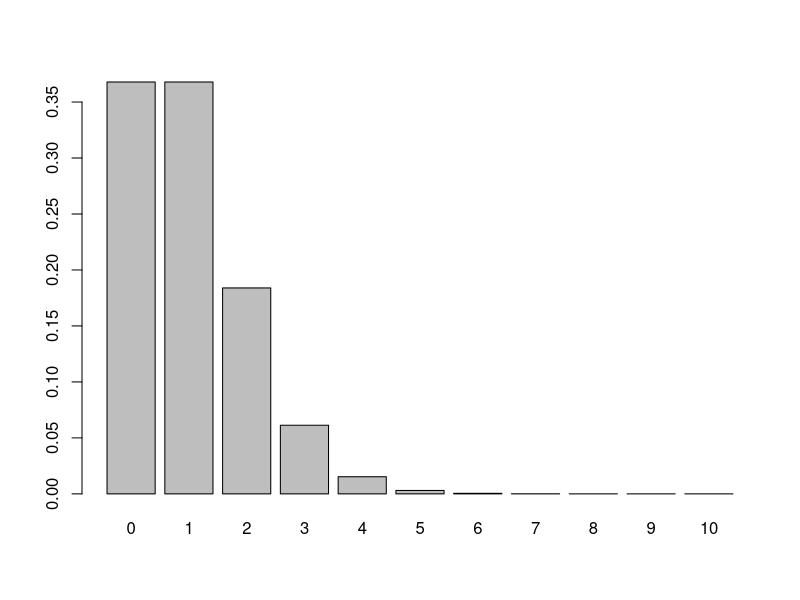
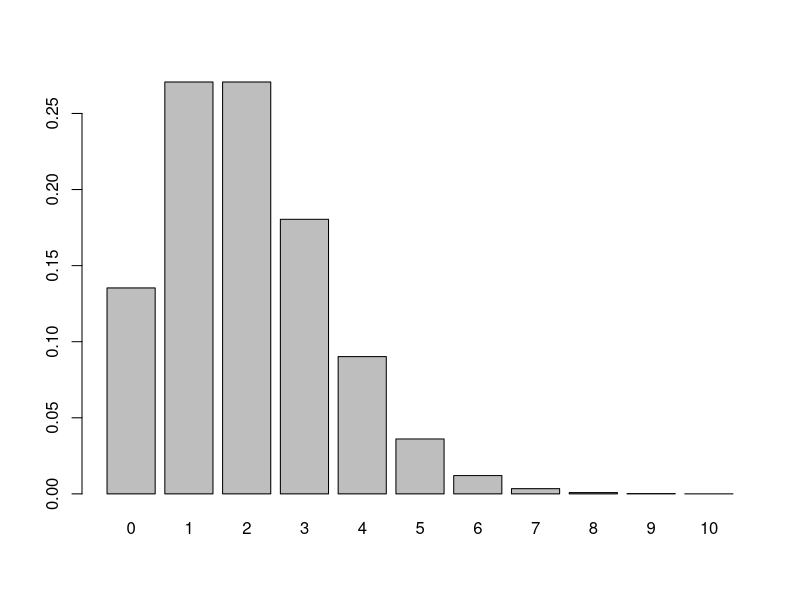
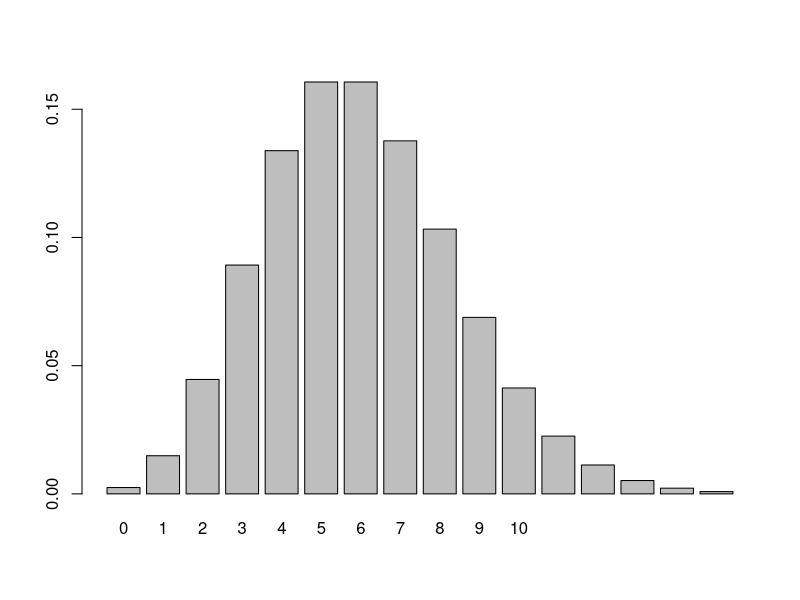
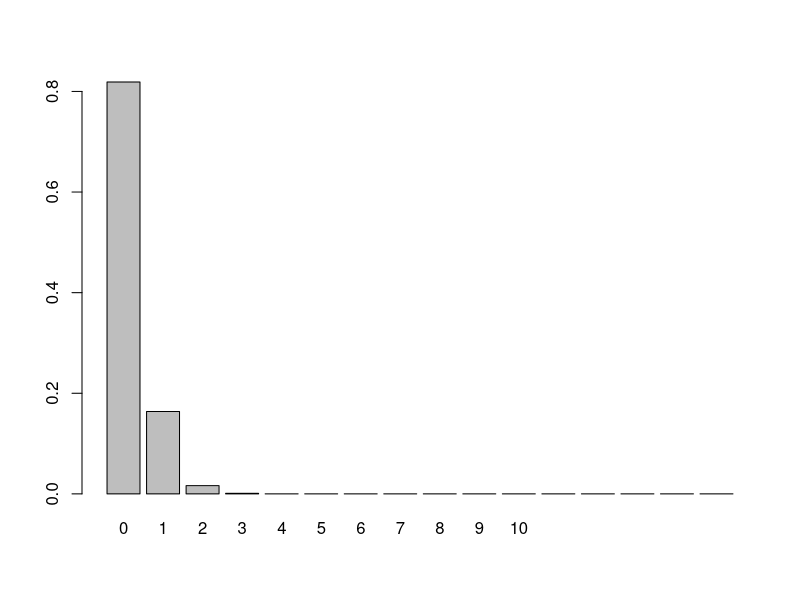
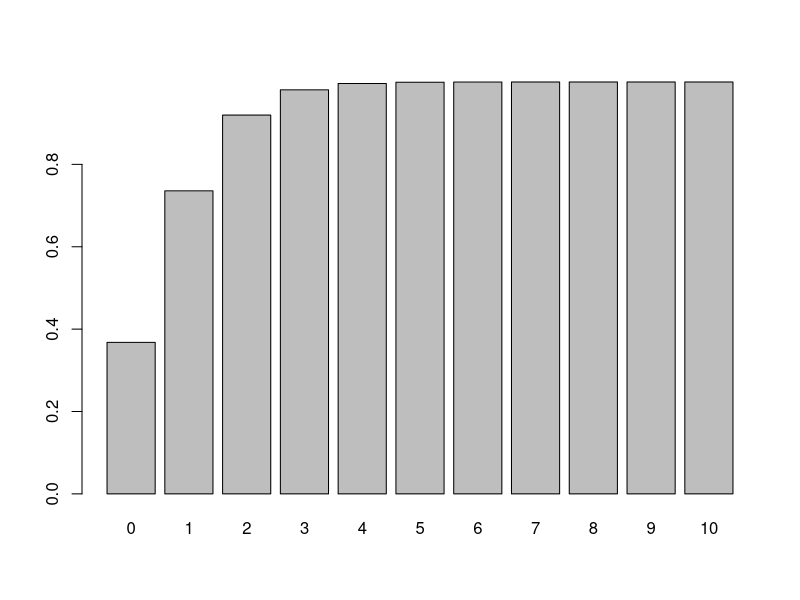
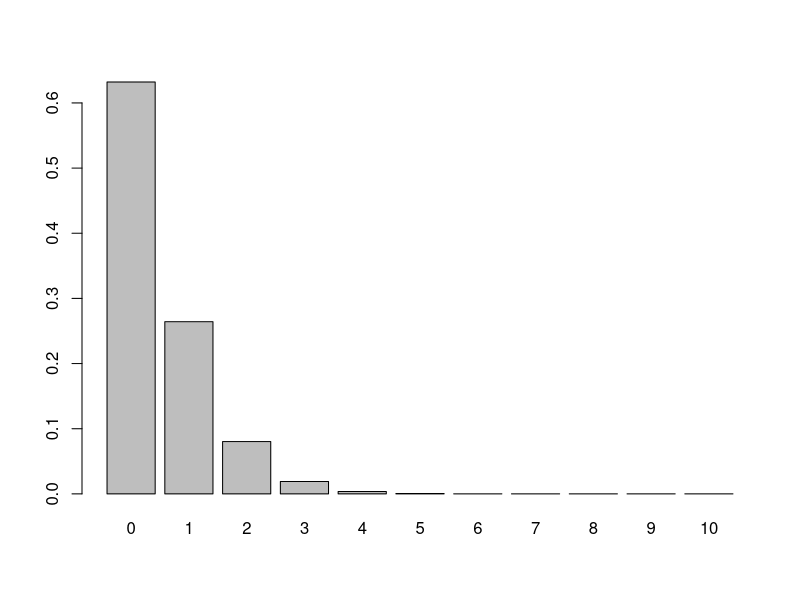
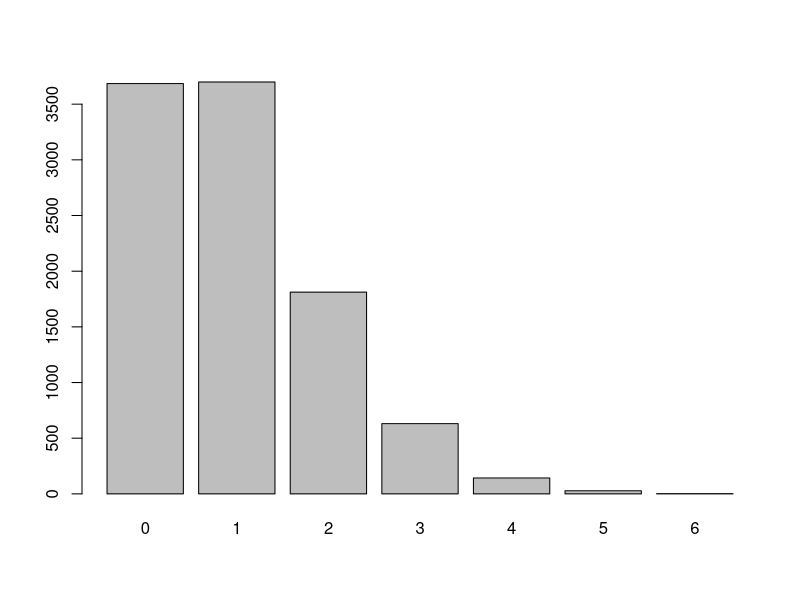
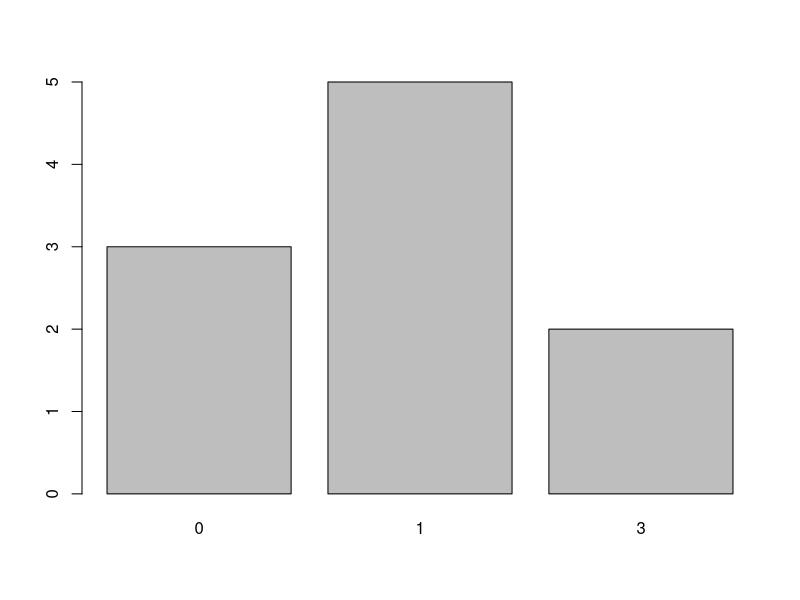

Write the R code that produced these figures, in order.
# Discrete Probability distributions and generating functions
# 18 March 2016
# NJG

#-------------------------------------------------
# Poisson distribution
# Discrete X >= 0
# Random events with a constant rate lambda
# (observations per time or per unit area)
# Parameter lambda > 0

# "d" function generates probability density

MyVec <- dpois(x=seq(0,10),lambda=1)
names(MyVec) <- seq(0,10)
barplot(height=MyVec)

MyVec <- dpois(x=seq(0,10),lambda=2)
names(MyVec) <- seq(0,10)
barplot(height=MyVec)

MyVec <- dpois(x=seq(0,15),lambda=6)
names(MyVec) <- seq(0,10)
barplot(height=MyVec)

MyVec <- dpois(x=seq(0,15),lambda=0.2)
names(MyVec) <- seq(0,10)
barplot(height=MyVec)


sum(MyVec)  # sum of density function = 1.0 (total area under curve)

# for a Poisson distribution with lambda=2, 
# what is the probability that a single draw will yield X=0?

dpois(x=0,lambda=2)

# "p" function generates cumulative probability density; gives the 
# "lower tail" cumulative area of the distribution

MyVec <- ppois(q=seq(0,10),lambda=1)
names(MyVec) <- seq(0,10)
barplot(height=MyVec)

# for a Poisson distribution with lambda=2, 
# what is the probability that a single random draw will yield X <= 1?

ppois(q=1, lambda=2)

# to generate the "upper tail", use lower.tail=FALSE
# important: lower tail P(X <= z) but upper tail P(X > z)

# Therefore for any z, P(lower.tail z) + P(upper.tail z) = 1.0
z <- 3
ppois(q=z,lambda=1) + ppois(q=z,lambda=1,lower.tail=FALSE)

MyVec <- ppois(q=seq(0,10),lambda=1,lower.tail=FALSE)
names(MyVec) <- seq(0,10)
barplot(height=MyVec)

# for a Poisson distribution with lambda=2,
# what is the probability that a single random draw will yield X >= 4?

ppois(q=3,lambda=2,lower.tail=FALSE)


# Because the total area under the curve is 1.0, 
# we can subtract the two tail probabilities from 1.0 
# to obtain the probability of a value being in a certain interval.

# for a Poisson distribution with lambda = 4, 
# what is the probability that a single random draw 
# will yield a value X that is between 1 and 3?

lowerTail <- ppois(q=0,lambda=4)
upperTail <- ppois(q=3,lambda=4, lower.tail=FALSE)

IntervalP <- 1.0 - lowerTail - upperTail
print(IntervalP)

# Lets check this by calculating and summing 
# the probabilities for the individual integer values

x1 <- dpois(x=1,lambda=4)
x2 <- dpois(x=2,lambda=4)
x3 <- dpois(x=3,lambda=4)

sum(x1,x2,x3)

# the "q" quantile function is the "inverse" of the "p" function. 
# We give a tail probability and it gives us a 
# value X that would correspond to that.

# the quantile is right continuous
# qpois(p, lambda) is the smallest integer such that P(X <= z) >= p.

qpois(p=0.75,lambda=3)


# The q function can be used to generate a 95% interval on the distribution:

qpois(p=c(0.025,0.975),lambda=10)
qpois(p=0.975,lambda=10,lower.tail=TRUE)

# We can also find the midpoint of probability in the distribution:

qpois(p=0.5,lambda=3)
qpois(p=0.5,lambda=0.1)

# Use rpois to generate a random set of values from a distribution:

z <- rpois(n=10000,lambda=1)
barplot(height=table(z))

z <- rpois(n=10,lambda=1)
barplot(height=table(z))

# Make comparisons of sample values with predicted values
z <- rpois(n=10000,lambda=1) # very large sample
table(z)                     # get frequencies
mean(z==5)                   # get proportion of values = 5
dpois(x=5,lambda=1)          # get theoretical proportion
#-------------------------------------------------
# Binomial distribution
# p = probability of a dichotomous outcome
# size = number of trials
# x = possible outcomes

# use "d" binom for density function
MyVec <- dbinom(x=seq(0,10),size=10,prob=0.5)
names(MyVec) <- seq(0,10)
barplot(height=MyVec)

MyVec <- dbinom(x=seq(0,10),size=10,prob=0.95)
names(MyVec) <- seq(0,10)
barplot(height=MyVec)

# use "p" binom for cumulative distribution

# what is probability of getting 5 heads out of 10 tosses?
dbinom(x=5,size=10,prob=0.5)

# what is the probability of getting 5 
# or fewer heads out of 10 tosses?
pbinom(q=5,size=10,prob=0.5)
pbinom(q=4,size=9,prob=0.5)


# use "q" binom for quantiles

# what minimum number of heads will be found 
# for 40% of 50 trials with p = 0.5?

qbinom(p=0.4,size=50,prob=0.5)

# what is a 95% confidence interval for 100 trials 
# of a coin with p = 0.7 for heads?
qbinom(p=c(0.025,0.975),size=100,prob=0.7)
#-------------------------------------------------
# negative binomial: number of failures (values of MyVec)
# in a series of (Bernouli) with p=probability of success 
# before a target number of successes (= size)
# generates a discrete distribution that is more 
# heterogeneous ("overdispersed") than Poisson
MyVec <- dnbinom(x=seq(0,40), size=5, prob=0.5)
names(MyVec) <- seq(0,40)
barplot(height=MyVec)

# geometric series is a special case where N= 1 success
# each bar is a constant fraction 1 - "prob" of the bar before it
MyVec <- dnbinom(x=seq(0,40), size=1, prob=0.1)
names(MyVec) <- seq(0,40)
barplot(height=MyVec)


# alternatively specify mean = mu of distribution and size, 
# the dispersion parameter (small is more dispersed)

MyVec <- dnbinom(x=seq(0,40),size=1,mu=5)
names(MyVec) <- seq(0,40)
barplot(height=MyVec)


# also have the "pnbinom", "qnbinom" and "rnbinom" functions
# Probability of drawing a 3 or smaller from a negative binomial:
pnbinom(q=3,size=1,mu=5)

# 5 percent lower value for a negative binomial
qnbinom(p=0.05,size=10,mu=5)

# 95% confidence interval for a geometric series
qnbinom(p=c(0.025,0.975),prob=0.5,size=10)

# random sample from a negative binomial

MyVec <- rnbinom(n=1000,size=1,mu=20)
quantile(MyVec,prob=c(0.025,0.975))

# compare to exact calculation
qnbinom(p=c(0.025,0.975),size=1,mu=20)
#-------------------------------------------------
# Sampling from a vector of elements (not necessarily numbers)

Species <- LETTERS
print(Species)

# Sampling with or without replacement
# Sampling equiprobably or with specified (unequal) probabilities)

# Case 1: Sampling equiprobably with replacement

sample(Species,size=10,replace=TRUE)

# Case 2: Sampling equiprobably without replacement

sample(Species,size=10,replace=FALSE)


# Case 3: Sampling with specified probabilities with replacement

# any set of non-negative numbers 
# that is the same length as the vector)
MyProbs <- seq(1,26) 

sample(Species, size=10,replace=TRUE,prob=MyProbs)

# Case 4: Sampling with specified probabilities, without replacement

sample(Species, size=10,replace=FALSE,prob=MyProbs)

#-------------------------------------------------
# Creating a mixture model with two processes

# pterr = probability of obtaining a territory
# clutch = probability distribution for clutch size
# given that a bird has obtained a territory

# 0-inflated Poisson (a mixture model)
pterr=0.80

z <- runif(1000)
clutch <- rpois(1000,lambda=5)
MyVec <- ifelse(z<pterr,clutch,0)
barplot(height=table(MyVec))

# standard Poisson
clutch <- rpois(1000,lambda=2)
barplot(height=table(clutch))

# 0-truncated Poisson
clutch <- rpois(1000,lambda=2)
clutch <- clutch[clutch>0]
barplot(height=table(clutch))

